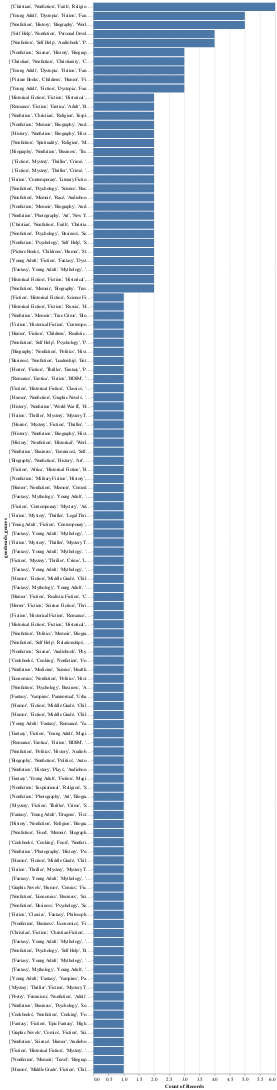

Write notebook code for a chart like this one.
### Code cell
# Categorical Univariate Visual Summaries
alt.Chart(amazon_book).mark_bar().encode(
    y = alt.Y("goodreads_genres", sort = "-x"),
    x = 'count()'
)

### Figure 1 — Vega-Lite specification as saved in the notebook (floating-point values rounded to 4 significant figures; data arrays with more than 128 entries replaced by an {"elided": "..."} marker saying what was removed)
{"config": {"view": {"continuousWidth": 400, "continuousHeight": 300}}, "data": {"name": "data-bcd3397fd92544dec54fc118ce8743df"}, "mark": "bar", "encoding": {"x": {"aggregate": "count", "type": "quantitative"}, "y": {"field": "goodreads_genres", "sort": "-x", "type": "nominal"}}, "$schema": "https://vega.github.io/schema/vega-lite/v4.17.0.json", "datasets": {"data-bcd3397fd92544dec54fc118ce8743df": {"elided": "169 records"}}}
